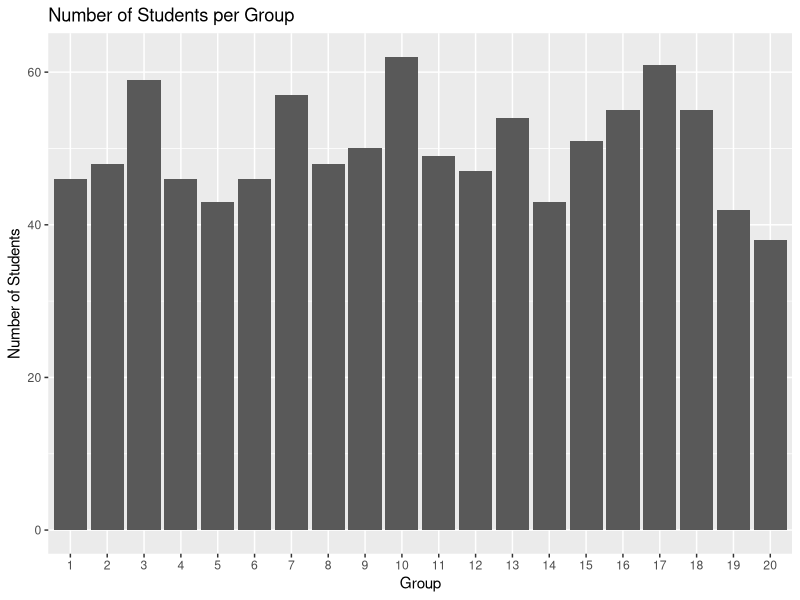
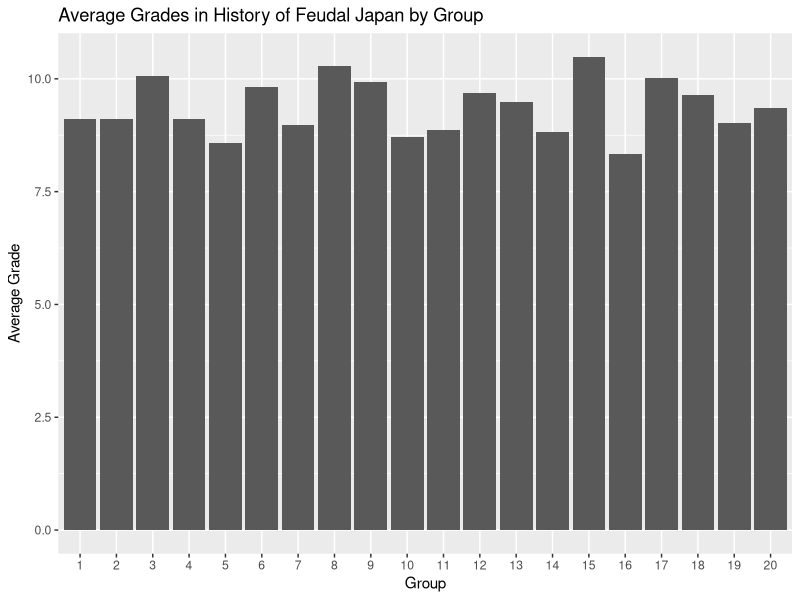

Source code (R) for these figures, in order:
## ---- chunk 1
library(dplyr)
library(readr)
library(tidyr)
grades <- read.csv("grades.csv")
## ---- chunk 2

## ---- chunk 3
unique_students <- grades %>% distinct(id)
num_students <- nrow(unique_students)
unique_students %>% slice_head(n = 5) %>% knitr::kable()
## ---- chunk 4
students <- grades %>% distinct(id, group)
students %>% slice_head(n = 5) %>% knitr::kable()
## ---- chunk 5
library(ggplot2)
grades %>%
  distinct(id, group) %>%
  count(group) %>%
  ggplot(aes(x = factor(group), y = n)) +
  geom_bar(stat = "identity") +
  labs(x = "Group", y = "Number of Students", title = "Number of Students per Group")
## ---- chunk 6
grades %>%
  filter(course == "History of Feudal Japan") %>%
  group_by(group) %>%
  summarize(avg_grade = mean(grade, na.rm = TRUE)) %>%
  ggplot(aes(x = factor(group), y = avg_grade)) +
  geom_col() +
  labs(x = "Group", y = "Average Grade", title = "Average Grades in History of Feudal Japan by Group")
